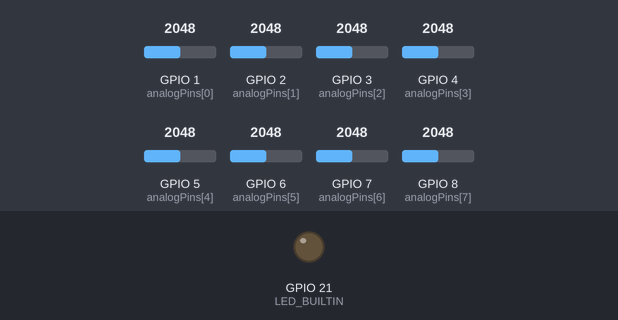
Bench run of a program on a simulated Seeed XIAO ESP32-S3. Parts: output pins drawn as LEDs (lit = HIGH). The test bench sets the inputs (shaded band); at power-on: GPIO 1 (analogPins[0]) = 2048, GPIO 2 (analogPins[1]) = 2048, GPIO 3 (analogPins[2]) = 2048, GPIO 4 (analogPins[3]) = 2048, GPIO 5 (analogPins[4]) = 2048, GPIO 6 (analogPins[5]) = 2048, GPIO 7 (analogPins[6]) = 2048, GPIO 8 (analogPins[7]) = 2048. A phone connects over Bluetooth LE 3 s after start.

Above: at 2.98 s.
At 12.31 s:
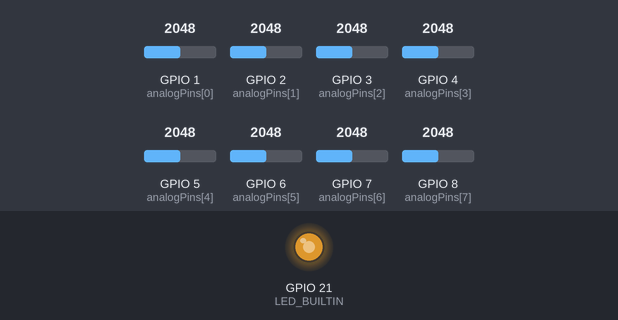
At 21.32 s:
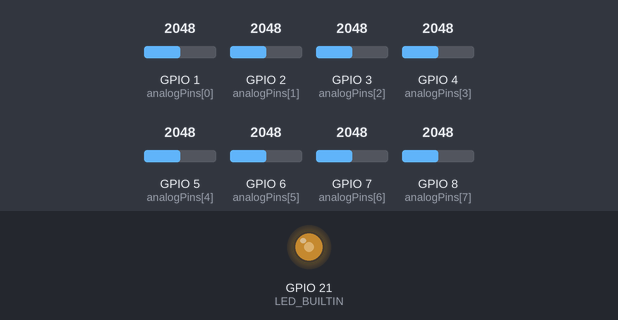
At 39.64 s:
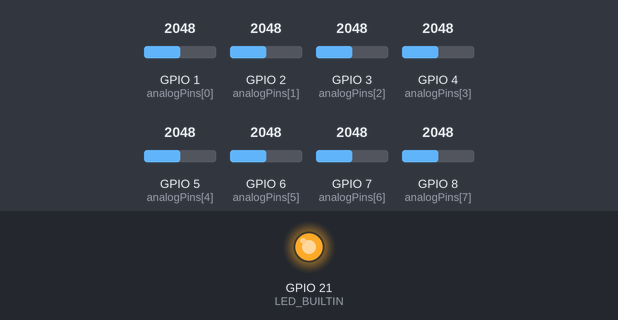
Timing chart, 0 to 40.0 s (numbered marks = the images above):
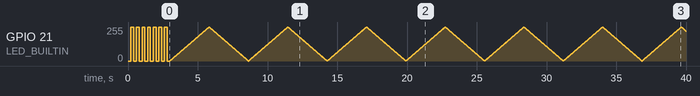

Measured:
- by itself, GPIO 21 (LED_BUILTIN): 0/255 → 255/255 at 0.20 s, → 0/255 0.20 s later, → 255/255 0.20 s later, → 0/255 0.20 s later, … (3359 changes in this stretch)

The program:

main.cpp
```cpp
#include <BLEDevice.h>
#include <BLEServer.h>
#include <BLEUtils.h>
#include <BLE2902.h> // Needed for notifications
#include <Arduino.h>

// --- Configuration ---
#define bleServerName "ESP32_LeftFoot" // Name seen during BLE scan

// *** CRITICAL: VERIFY PINS FOR YOUR SPECIFIC ESP32 BOARD ***
// This maps common Arduino-style labels (A0-A5, A8, A9) to ESP32 GPIO numbers.
// Double-check your board's pinout diagram!
//
// COMMON MAPPINGS:
// A0 = GPIO 36 (ADC1_CH0) - Input only
// A1 = GPIO 37 (ADC1_CH1) - Input only, *often missing*
// A2 = GPIO 38 (ADC1_CH2) - Input only, *often missing*
// A3 = GPIO 39 (ADC1_CH3) - Input only
// A4 = GPIO 32 (ADC1_CH4)
// A5 = GPIO 33 (ADC1_CH5)
// A6 = GPIO 34 (ADC1_CH6) - Input only
// A7 = GPIO 35 (ADC1_CH7) - Input only
// A8 = GPIO 4  (ADC2_CH0) - !!! ADC2 !!!
// A9 = GPIO 0  (ADC2_CH1) - !!! ADC2 + BOOT PIN !!!
//
// !!! WARNINGS !!!
// 1. ADC2 PINS (GPIO 0, 2, 4, 12-15, 25-27): Cannot be used with analogRead()
//    while WiFi is active. This code doesn't use WiFi, but be aware.
// 2. GPIO 0 (A9 / ADC2_CH1): Is a strapping pin (BOOT). Connecting sensors
//    here can interfere with booting/flashing if it pulls the pin LOW.
//    *Strongly recommended to avoid GPIO 0 if possible.*
// 3. GPIOs 37, 38 (A1, A2): May not exist on your board. Check pinout.
//
// USING: A0, A3, A4, A5, A8, A9 (Skipping potentially missing A1, A2)
const int analogPins[] = {
    1, // A3 (ADC1)
    2, // A4 (ADC1)
    3, // A5 (ADC1)
    4,  // A8 (ADC2 - Warning: WiFi conflict potential)
    5,   // A9 (ADC2 - Warning: WiFi conflict + BOOT PIN)
    6,   // A9 (ADC2 - Warning: WiFi conflict + BOOT PIN)
    7,
    8,   // A9 (ADC2 - Warning: WiFi conflict + BOOT PIN)
};
const int numPins = sizeof(analogPins) / sizeof(analogPins[0]);

// --- Power Saving Configuration ---
// #define DEBUG // Comment out to disable Serial prints for max power saving
// Remove WAKE_INTERVAL_US and INACTIVITY_TIMEOUT_MS, no sleep needed
const uint16_t CHANGE_THRESHOLD = 20; // Minimum change in ADC value to be considered "significant"

// --- BLE Configuration ---
#define SERVICE_UUID        "4fafc201-1fb5-459e-8fcc-c5c9c331914c" // Keep same UUIDs if client expects them
#define CHARACTERISTIC_UUID "beb5483e-36e1-4688-b7f5-ea07361b26a9"

// --- Buzzer Configuration ---
#define isRight  // Define this only for the right insole
#define BUZZER_PIN 9
#define BUZZER_CHARACTERISTIC_UUID "beb5483e-36e1-4688-b7f5-ea07361b26aa"

#ifdef isRight
// --- Buzzer Callbacks ---
class BuzzerCallbacks: public BLECharacteristicCallbacks {
    void onWrite(BLECharacteristic *pCharacteristic) {
        std::string rxValue = pCharacteristic->getValue();
        if (rxValue.length() > 0) {
            if (rxValue[0] == 0x01) {
                digitalWrite(BUZZER_PIN, HIGH);  // Turn buzzer on
            } else if (rxValue[0] == 0x00) {
                digitalWrite(BUZZER_PIN, LOW);   // Turn buzzer off
            }
        }
    }
};
#endif
// --- Global Variables ---
BLECharacteristic *pAnalogCharacteristic = nullptr; // Initialize pointer
BLEServer *pServer = nullptr;                     // Initialize pointer
bool deviceConnected = false;
bool bleInitialized = false; // Track if BLE stack needs full init
// Remove lastSignificantChangeTime and INACTIVITY_TIMEOUT_MS, no inactivity timer needed
uint32_t lastSendTime = 0;
const long sendInterval = 500; // Send data interval when connected and active (ms)
uint32_t lastAdvertiseTime = 0; // For BLE reconnect interval

// Store the last readings that were considered significant
uint16_t lastSignificantReadings[numPins];

// Add for LED breathing
bool breathing = false;
uint32_t lastBreathUpdate = 0;
int breathBrightness = 0;
int breathDirection = 1; // 1 = brighter, -1 = dimmer

// --- Queue Configuration ---
#define QUEUE_SIZE 15  // Number of readings to buffer for smoothing
typedef struct {
    uint16_t readings[numPins];
} SensorReading;

SensorReading readingQueue[QUEUE_SIZE];
int queueHead = 0;  // Index to read from
int queueTail = 0;  // Index to write to
int queueCount = 0; // Number of items currently in queue

// Helper functions for queue operations
void enqueueReading(const uint16_t* readings) {
    // Copy readings to the queue
    memcpy(readingQueue[queueTail].readings, readings, sizeof(uint16_t) * numPins);

    queueTail = (queueTail + 1) % QUEUE_SIZE;
    if (queueCount < QUEUE_SIZE) {
        queueCount++;
    } else {
        // Queue is full, move head to discard oldest reading
        queueHead = (queueHead + 1) % QUEUE_SIZE;
    }
}

void calculateAverageReadings(uint16_t* result) {
    if (queueCount == 0) {
        memset(result, 0, sizeof(uint16_t) * numPins);
        return;
    }

    // Initialize sums
    uint32_t sums[numPins] = {0};

    // Sum all readings in the queue
    int idx = queueHead;
    for (int i = 0; i < queueCount; i++) {
        for (int j = 0; j < numPins; j++) {
            sums[j] += readingQueue[idx].readings[j];
        }
        idx = (idx + 1) % QUEUE_SIZE;
    }

    // Calculate averages
    for (int i = 0; i < numPins; i++) {
        result[i] = sums[i] / queueCount;
    }
}

// --- BLE Server Callbacks ---
class MyServerCallbacks : public BLEServerCallbacks {
    void onConnect(BLEServer* pServerInstance) {
        deviceConnected = true;
        #ifdef DEBUG
        Serial.println("Device connected");
        #endif
        // Start breathing effect
        breathing = true;
        // Ensure LED is ON at start of breathing
        analogWrite(LED_BUILTIN, 0);
    }

    void onDisconnect(BLEServer* pServerInstance) {
        deviceConnected = false;
        #ifdef DEBUG
        Serial.println("Device disconnected");
        #endif
        // Stop breathing effect, turn off LED
        breathing = false;
        analogWrite(LED_BUILTIN, 0);
    }
};

// --- Function Declarations ---
void initBLE();
bool checkSignificantChange(uint16_t currentReadings[]);
int readAnalogPin(int pin); // Helper for potential ADC2 workaround

// --- Setup ---
void setup() {
    #ifdef DEBUG
    Serial.begin(115200);
    while (!Serial); // Wait for serial monitor
    Serial.println("Starting ESP32 BLE Analog Server (Optimized)...");
    #endif

    // Initialize LED_BUILTIN
    pinMode(LED_BUILTIN, OUTPUT);
    analogWrite(LED_BUILTIN, 0);

    if (bleServerName == "ESP32_RightFoot") {
        pinMode(BUZZER_PIN, OUTPUT);
    digitalWrite(BUZZER_PIN, HIGH);  // Start with buzzer off
    delay(100); // Short delay to ensure buzzer is off
    digitalWrite(BUZZER_PIN, LOW);  // Start with buzzer off
    } else {
        #ifdef DEBUG
        Serial.println("Left insole detected.");
        #endif
    }

    // Configure ADC
    // analogReadResolution(12); // Default is 12-bit
    // analogSetAttenuation(ADC_11db); // Default is 11dB (adjust per pin if needed)
    // Example: Set attenuation for specific pins if voltage range differs
    // adc1_config_channel_atten(ADC1_CHANNEL_0, ADC_ATTEN_DB_11); // GPIO 36 (A0)
    // adc2_config_channel_atten(ADC2_CHANNEL_0, ADC_ATTEN_DB_11); // GPIO 4 (A8) - Note ADC2

    #ifdef DEBUG
    Serial.print("Configured ADC Pins (GPIO Numbers): ");
    for(int i=0; i<numPins; i++) {
        Serial.print(analogPins[i]);
        if (i < numPins - 1) Serial.print(", ");
    }
    Serial.println();
    Serial.println("!!! Verify these GPIO numbers match your board's A0-A5, A8, A9 labels !!!");
    Serial.println("!!! WARNING: Pins 4 (A8) and 0 (A9) are ADC2. May conflict with WiFi. Pin 0 is BOOT pin. !!!");
    #endif

    // Initialize last readings (read once)
    for (int i = 0; i < numPins; i++) {
        pinMode(analogPins[i], INPUT);
        lastSignificantReadings[i] = readAnalogPin(analogPins[i]);
    }
    // Remove lastSignificantChangeTime = millis();

    // Remove wake-up reason and deep sleep timer config
    // Always initialize BLE on boot
    initBLE();

    #ifdef DEBUG
    Serial.println("BLE initialized on boot.");
    Serial.printf("Change threshold set to %u.\n", CHANGE_THRESHOLD);
    #endif
}

// --- Main Loop ---
void loop() {
    unsigned long currentMillis = millis();
    uint16_t currentReadings[numPins];
    bool significantChangeDetected = false;

    // --- LED Handling ---
    if (!deviceConnected) {
        // Blink rapidly while advertising (trying to connect)
        static uint32_t lastBlink = 0;
        static bool ledState = false;
        if (currentMillis - lastBlink > 200) {
            ledState = !ledState;
            digitalWrite(LED_BUILTIN, ledState ? HIGH : LOW);
            lastBlink = currentMillis;
        }
    } else if (breathing) {
        // Slow breathing effect when connected
        if (currentMillis - lastBreathUpdate > 10) {
            // Breath period: ~3s up, ~3s down (adjust step for slower/faster)
            breathBrightness += breathDirection;
            if (breathBrightness >= 255) {
                breathBrightness = 255;
                breathDirection = -1;
            } else if (breathBrightness <= 0) {
                breathBrightness = 0;
                breathDirection = 1;
            }
            analogWrite(LED_BUILTIN, breathBrightness);
            lastBreathUpdate = currentMillis;
        }
    }

    // 1. Read current sensor values
    for (int i = 0; i < numPins; i++) {
        currentReadings[i] = readAnalogPin(analogPins[i]);
        if (currentReadings[i] == -1) {
             #ifdef DEBUG
             Serial.printf("Warning: Failed to read ADC pin %d (Likely ADC2 conflict if WiFi was active)\n", analogPins[i]);
             #endif
             currentReadings[i] = lastSignificantReadings[i];
        }
    }

    // Add current readings to the queue
    enqueueReading(currentReadings);

    // Get smoothed readings for comparison and sending
    uint16_t smoothedReadings[numPins];
    calculateAverageReadings(smoothedReadings);

    // 2. Check for significant change using smoothed readings
    significantChangeDetected = checkSignificantChange(smoothedReadings);

    if (significantChangeDetected) {
        #ifdef DEBUG
        Serial.print("Significant change detected. Readings (GPIO:Value): ");
        for(int i=0; i<numPins; i++) Serial.printf("[%d]:%d ", analogPins[i], currentReadings[i]);
        Serial.println();
        #endif
        memcpy(lastSignificantReadings, currentReadings, sizeof(lastSignificantReadings));
        // Remove lastSignificantChangeTime = currentMillis;
    }

    // 3. Handle BLE Connection and Sending Data
    if (deviceConnected) {
        if (currentMillis - lastSendTime >= sendInterval) {
            lastSendTime = currentMillis;
            uint8_t dataBuffer[numPins * 2];
            uint16_t smoothedReadings[numPins];
            calculateAverageReadings(smoothedReadings);
            for (int i = 0; i < numPins; i++) {
                dataBuffer[i * 2]     = smoothedReadings[i] & 0xFF;
                dataBuffer[i * 2 + 1] = (smoothedReadings[i] >> 8) & 0xFF;
            }
            if (pAnalogCharacteristic != nullptr) {
                 pAnalogCharacteristic->setValue(dataBuffer, sizeof(dataBuffer));
                 pAnalogCharacteristic->notify();
            } else {
                 #ifdef DEBUG
                 Serial.println("Error: pAnalogCharacteristic is null! Cannot send.");
                 #endif
            }
        }
    } else {
        // Not connected. Ensure advertising is running every second if BLE is initialized.
        if (bleInitialized && pServer != nullptr) {
            if (currentMillis - lastAdvertiseTime >= 1000) {
                BLEAdvertising *pAdvertising = BLEDevice::getAdvertising();
                #ifdef DEBUG
                Serial.println("Device not connected, (re)starting advertising...");
                #endif
                pAdvertising->start();
                lastAdvertiseTime = currentMillis;
            }
        } else if (!bleInitialized) {
             #ifdef DEBUG
             Serial.println("BLE not initialized, cannot advertise yet.");
             #endif
        }
    }

    // Remove inactivity/sleep logic

    yield();
}

// --- Helper Functions ---

// Wrapper for analogRead, handles ADC2 potential issues (returns -1 on error)
int readAnalogPin(int pin) {
    // Simple approach for this code (no WiFi): just use analogRead
     return analogRead(pin);

    // If WiFi WAS active, you'd need a more complex check using adc2_get_raw():
    /*
    int reading = -1;
    adc2_channel_t channel;
    if (digitalPinToAnalogChannel(pin) >= SOC_ADC_MAX_CHANNEL_NUM) { // Check if it's an ADC2 pin
        // Convert GPIO to ADC2 channel
        if (adc2_pad_get_io_num((adc2_channel_t)digitalPinToAnalogChannel(pin), &channel) == ESP_OK) {
             esp_err_t err = adc2_get_raw(channel, ADC_WIDTH_BIT_12, &reading);
             if (err == ESP_ERR_TIMEOUT || err == ESP_ERR_INVALID_STATE) {
                 // ADC2 is busy (likely WiFi) or not calibrated
                 return -1; // Indicate error
             } else if (err != ESP_OK) {
                 // Other ADC error
                 return -1;
             }
        } else {
            return -1; // Invalid GPIO for ADC2
        }
    } else {
        // It's an ADC1 pin
        reading = analogRead(pin);
    }
    return reading;
    */
}


bool checkSignificantChange(uint16_t currentReadings[]) {
    for (int i = 0; i < numPins; i++) {
        // Use abs() for difference calculation, cast to signed int to handle wrap-around correctly
        if (abs((int32_t)currentReadings[i] - (int32_t)lastSignificantReadings[i]) > CHANGE_THRESHOLD) {
            return true; // Significant change detected
        }
    }
    return false; // No significant change
}

void initBLE() {
    // Simple re-init approach for wake-from-sleep:
    // Assume previous objects are invalid/stale after sleep.
    // The BLEDevice state might persist partially, but server/service/char likely need recreation.

    // If BLE stack was truly running before sleep, a full deinit might be cleaner,
    // but can sometimes cause issues. Let's try re-creating objects directly.
    // if (bleInitialized && pServer != nullptr) {
        // Maybe clean up?
        // delete pServer; // Risky if callbacks are still somehow active
        // pServer = nullptr;
        // pAnalogCharacteristic = nullptr; // Pointer is now invalid anyway
        // BLEDevice::deinit(false); // Gentle deinit?
    // }

    // Ensure core BLE Device is initialized
    if (!BLEDevice::getInitialized()) { // Check if core BLE is initialized
         BLEDevice::init(bleServerName);
          // Optional: Set lower BLE transmit power (saves power, reduces range)
         // Options: ESP_PWR_LVL_N12, N9, N6, N3, N0, P3, P6, P9 (default P3)
         // BLEDevice::setPower(ESP_PWR_LVL_N6); // Example: -6dBm
         #ifdef DEBUG
         Serial.println("BLEDevice initialized.");
         #endif
    } else {
         #ifdef DEBUG
         Serial.println("BLEDevice already initialized.");
         #endif
    }

    // Create the BLE Server (or get existing if library handles persistence?)
    // Safer to assume we need to create it again after sleep.
    pServer = BLEDevice::createServer();
    pServer->setCallbacks(new MyServerCallbacks()); // Create NEW callback object

    // Create the BLE Service
    BLEService *pService = pServer->createService(SERVICE_UUID);

    // Create a BLE Characteristic
    pAnalogCharacteristic = pService->createCharacteristic(
                              CHARACTERISTIC_UUID,
                              BLECharacteristic::PROPERTY_READ |
                              BLECharacteristic::PROPERTY_NOTIFY
                            );

    // Add the CCCD descriptor for notifications
    pAnalogCharacteristic->addDescriptor(new BLE2902()); // Essential for notifications

    #ifdef isRight
    // Create buzzer characteristic (only for right insole)
    BLECharacteristic *pBuzzerCharacteristic = pService->createCharacteristic(
        BUZZER_CHARACTERISTIC_UUID,
        BLECharacteristic::PROPERTY_WRITE
    );
    pBuzzerCharacteristic->setCallbacks(new BuzzerCallbacks());
    #endif

    // Start the service
    pService->start();

    // Configure Advertising
    BLEAdvertising *pAdvertising = BLEDevice::getAdvertising();
    pAdvertising->addServiceUUID(SERVICE_UUID);
    pAdvertising->setScanResponse(true);
    pAdvertising->setMinPreferred(0x06); // Helps iOS/connection reliability (Continuity Info)
    // Consider longer advertising intervals for power saving if discovery speed isn't critical
    // pAdvertising->setMinInterval(0x80); // Example: 80 * 0.625ms = 50ms
    // pAdvertising->setMaxInterval(0x100); // Example: 160 * 0.625ms = 100ms

    // Don't start advertising here. Let the loop handle it based on connection status.
    bleInitialized = true; // Mark BLE setup as complete for this wake cycle

    #ifdef DEBUG
    Serial.println("BLE Server/Service/Characteristic Initialized/Re-initialized.");
    Serial.printf("Connect to '%s'\n", bleServerName);
    Serial.printf("Service UUID: %s\n", SERVICE_UUID);
    Serial.printf("Characteristic UUID: %s\n", CHARACTERISTIC_UUID);
    #endif
}
```
